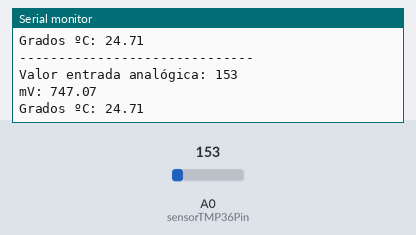
The sketch below on a simulated Arduino Uno, built with avr-gcc and run on an emulated ATmega328P. On the bench: the last lines printed to the serial monitor. The inputs (shaded band) are chosen by the test bench; at power-on: A0 (sensorTMP36Pin) = 153.

Above: at 2.8 s.
2.9 s: A0 (sensorTMP36Pin) set to 165
At 3.7 s:
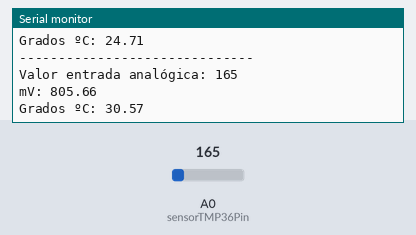
4.4 s: A0 (sensorTMP36Pin) set to 175
At 6.0 s:
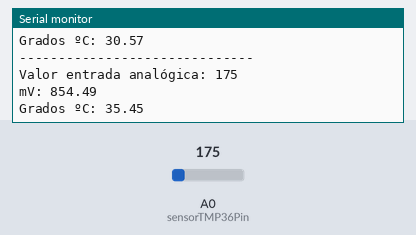
Timing chart, 0 to 7.5 s (numbered marks = the images above; inputs shaded):
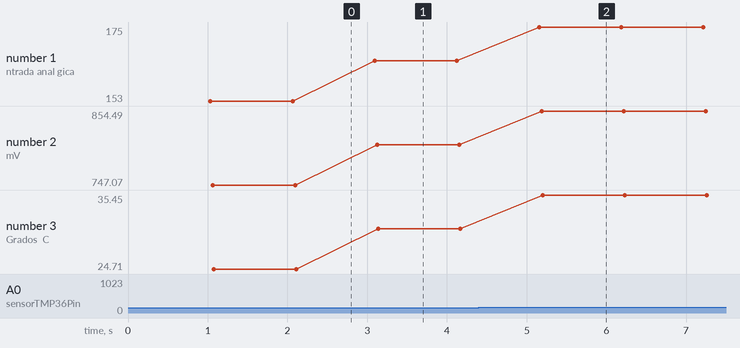

Measured:
- after the input at 2.9 s, the serial monitor: prints a new line after 0.19 s (image 1)
- after the input at 4.4 s, the serial monitor: prints a new line after 0.76 s (image 2)
- plotted number 1: 153 → 165 after the input at 2.9 s, 165 → 175 after the input at 4.4 s
- plotted number 2: 747.07 → 805.66 after the input at 2.9 s, 805.66 → 854.49 after the input at 4.4 s
- plotted number 3: 24.71 → 30.57 after the input at 2.9 s, 30.57 → 35.45 after the input at 4.4 s

The sketch:

arduino_tmp36.ino
```cpp
int sensorTMP36Pin = A0;

void setup(){
  Serial.begin(9600);
}//setup

void loop(){
  delay(1000);

  unsigned int valorSensorTMP36 = analogRead(sensorTMP36Pin);
  float miliVoltios = (valorSensorTMP36 * 5000.0) / 1024.0;
  float grados = (miliVoltios-500.0)/10.0;

  Serial.println("------------------------------");
  Serial.print("Valor entrada analógica: ");
  Serial.println( valorSensorTMP36 );
  Serial.print("mV: ");
  Serial.println(miliVoltios);
  Serial.print("Grados ºC: ");
  Serial.println(grados);
}//loop
```
